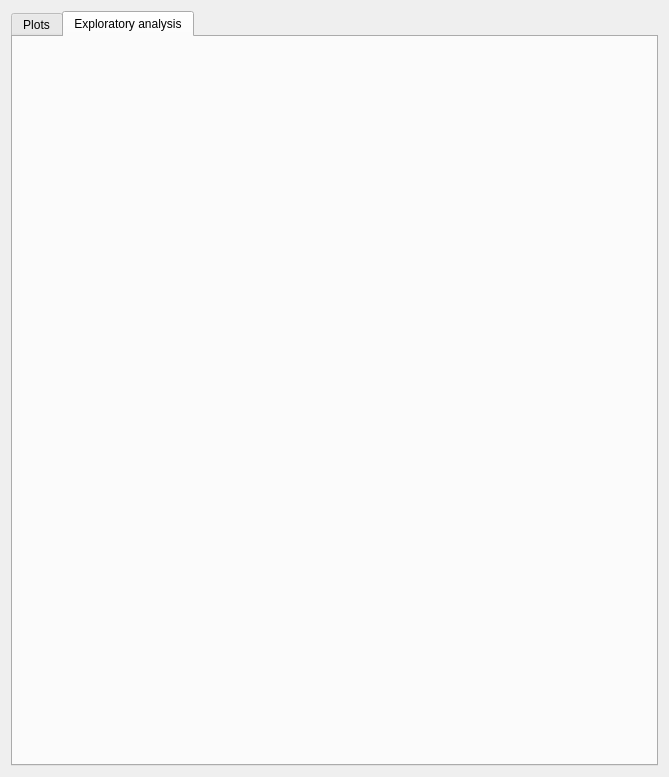
<?xml version="1.0" encoding="UTF-8"?>
<ui version="4.0">
 <class>Form</class>
 <widget class="QWidget" name="Form">
  <property name="geometry">
   <rect>
    <x>0</x>
    <y>0</y>
    <width>669</width>
    <height>777</height>
   </rect>
  </property>
  <property name="windowTitle">
   <string>Form</string>
  </property>
  <layout class="QVBoxLayout" name="verticalLayout_2">
   <item>
    <widget class="QTabWidget" name="eda_tabs">
     <property name="currentIndex">
      <number>1</number>
     </property>
     <widget class="QWidget" name="plot_page">
      <attribute name="title">
       <string>Plots</string>
      </attribute>
      <layout class="QVBoxLayout" name="verticalLayout"/>
     </widget>
     <widget class="QWidget" name="exploratory_analysis_page">
      <attribute name="title">
       <string>Exploratory analysis</string>
      </attribute>
      <layout class="QVBoxLayout" name="verticalLayout_3"/>
     </widget>
    </widget>
   </item>
  </layout>
 </widget>
 <resources/>
 <connections/>
</ui>
